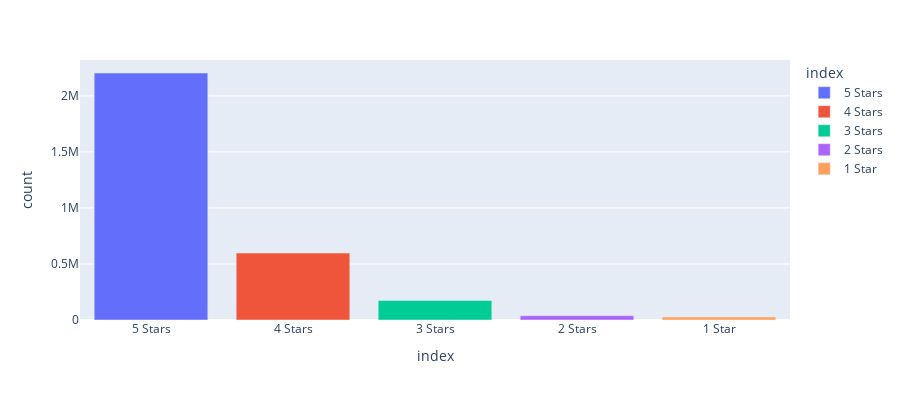

The notebook cell this image was saved under:
### Code cell
data_hp = hp_avg_rat
fig = px.bar(data_hp, x=hp_avg_rat.index, y='count',color=hp_avg_rat.index,height=400)
fig.show()

### Figure 1 — Plotly figure (JSON) as saved in the notebook; plotly's stock layout.template omitted (floating-point values rounded to 4 significant figures)
{"data": [{"alignmentgroup": "True", "hovertemplate": "index=%{x}<br>count=%{y}<extra></extra>", "legendgroup": "5 Stars", "marker": {"color": "#636efa"}, "name": "5 Stars", "offsetgroup": "5 Stars", "orientation": "v", "showlegend": true, "textposition": "auto", "type": "bar", "x": ["5 Stars"], "xaxis": "x", "y": [2204449], "yaxis": "y"}, {"alignmentgroup": "True", "hovertemplate": "index=%{x}<br>count=%{y}<extra></extra>", "legendgroup": "4 Stars", "marker": {"color": "#EF553B"}, "name": "4 Stars", "offsetgroup": "4 Stars", "orientation": "v", "showlegend": true, "textposition": "auto", "type": "bar", "x": ["4 Stars"], "xaxis": "x", "y": [597125], "yaxis": "y"}, {"alignmentgroup": "True", "hovertemplate": "index=%{x}<br>count=%{y}<extra></extra>", "legendgroup": "3 Stars", "marker": {"color": "#00cc96"}, "name": "3 Stars", "offsetgroup": "3 Stars", "orientation": "v", "showlegend": true, "textposition": "auto", "type": "bar", "x": ["3 Stars"], "xaxis": "x", "y": [174969], "yaxis": "y"}, {"alignmentgroup": "True", "hovertemplate": "index=%{x}<br>count=%{y}<extra></extra>", "legendgroup": "2 Stars", "marker": {"color": "#ab63fa"}, "name": "2 Stars", "offsetgroup": "2 Stars", "orientation": "v", "showlegend": true, "textposition": "auto", "type": "bar", "x": ["2 Stars"], "xaxis": "x", "y": [38527], "yaxis": "y"}, {"alignmentgroup": "True", "hovertemplate": "index=%{x}<br>count=%{y}<extra></extra>", "legendgroup": "1 Star", "marker": {"color": "#FFA15A"}, "name": "1 Star", "offsetgroup": "1 Star", "orientation": "v", "showlegend": true, "textposition": "auto", "type": "bar", "x": ["1 Star"], "xaxis": "x", "y": [26675], "yaxis": "y"}], "layout": {"barmode": "relative", "height": 400, "legend": {"title": {"text": "index"}, "tracegroupgap": 0}, "margin": {"t": 60}, "xaxis": {"anchor": "y", "categoryarray": ["5 Stars", "4 Stars", "3 Stars", "2 Stars", "1 Star"], "categoryorder": "array", "domain": [0, 1], "title": {"text": "index"}}, "yaxis": {"anchor": "x", "domain": [0, 1], "title": {"text": "count"}}}}
